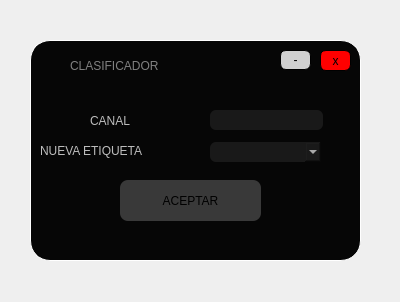
<?xml version="1.0" encoding="UTF-8"?>
<ui version="4.0">
 <class>Form</class>
 <widget class="QWidget" name="Form">
  <property name="geometry">
   <rect>
    <x>0</x>
    <y>0</y>
    <width>400</width>
    <height>302</height>
   </rect>
  </property>
  <property name="windowTitle">
   <string>Form</string>
  </property>
  <widget class="QWidget" name="widget" native="true">
   <property name="geometry">
    <rect>
     <x>30</x>
     <y>40</y>
     <width>331</width>
     <height>221</height>
    </rect>
   </property>
   <property name="styleSheet">
    <string notr="true">QWidget#widget{

background-color: rgb(6, 6, 6);
border-radius:20px;
	gridline-color: rgb(255, 255, 255);
	border-color: rgb(255, 255, 255);
border: 1px solid white;
}</string>
   </property>
   <widget class="QPushButton" name="BAceptar">
    <property name="geometry">
     <rect>
      <x>90</x>
      <y>140</y>
      <width>141</width>
      <height>41</height>
     </rect>
    </property>
    <property name="cursor">
     <cursorShape>PointingHandCursor</cursorShape>
    </property>
    <property name="styleSheet">
     <string notr="true">QPushButton#BAceptar{

background-color: rgb(57, 57, 57);

border-radius:8px;

font: 70 15pt &quot;Rockwell Extra Bold&quot;;
color:black;
}</string>
    </property>
    <property name="text">
     <string>ACEPTAR</string>
    </property>
   </widget>
   <widget class="QLabel" name="label_2">
    <property name="geometry">
     <rect>
      <x>60</x>
      <y>70</y>
      <width>71</width>
      <height>21</height>
     </rect>
    </property>
    <property name="styleSheet">
     <string notr="true">font: 14pt &quot;Lucida Console&quot;;

color: rgb(189, 189, 189);
;
font: 70 12pt &quot;Rockwell Extra Bold&quot;;</string>
    </property>
    <property name="text">
     <string>CANAL</string>
    </property>
   </widget>
   <widget class="QLineEdit" name="lineEdit">
    <property name="geometry">
     <rect>
      <x>180</x>
      <y>70</y>
      <width>113</width>
      <height>20</height>
     </rect>
    </property>
    <property name="styleSheet">
     <string notr="true">background-color: rgb(25, 25, 25);
border-radius:6px;
color: white</string>
    </property>
    <property name="text">
     <string/>
    </property>
   </widget>
   <widget class="QFrame" name="frame_4">
    <property name="geometry">
     <rect>
      <x>10</x>
      <y>10</y>
      <width>311</width>
      <height>31</height>
     </rect>
    </property>
    <property name="styleSheet">
     <string notr="true">QFrame#frame_4{
	background-color: rgb(6, 6, 6);
border-top-left-radius:20px;
border-top-right-radius:20px;



}</string>
    </property>
    <property name="frameShape">
     <enum>QFrame::StyledPanel</enum>
    </property>
    <property name="frameShadow">
     <enum>QFrame::Raised</enum>
    </property>
    <widget class="QPushButton" name="min_3">
     <property name="geometry">
      <rect>
       <x>910</x>
       <y>10</y>
       <width>41</width>
       <height>21</height>
      </rect>
     </property>
     <property name="cursor">
      <cursorShape>PointingHandCursor</cursorShape>
     </property>
     <property name="styleSheet">
      <string notr="true">QPushButton#min_3{
	background-color: rgb(208, 208, 208);
font: 16pt &quot;MS Shell Dlg 2&quot;;
border-radius:6px;
border: 1px solid black;


}</string>
     </property>
     <property name="text">
      <string>-</string>
     </property>
    </widget>
    <widget class="QPushButton" name="cerrar_3">
     <property name="geometry">
      <rect>
       <x>960</x>
       <y>10</y>
       <width>41</width>
       <height>21</height>
      </rect>
     </property>
     <property name="cursor">
      <cursorShape>PointingHandCursor</cursorShape>
     </property>
     <property name="styleSheet">
      <string notr="true">QPushButton#cerrar_3{

background-color: rgb(255, 0, 0);
border-radius:6px;
border: 1px solid black;
font: 11pt &quot;MS Shell Dlg 2&quot;;

}</string>
     </property>
     <property name="text">
      <string>x</string>
     </property>
    </widget>
    <widget class="QLabel" name="label_6">
     <property name="geometry">
      <rect>
       <x>30</x>
       <y>-10</y>
       <width>191</width>
       <height>51</height>
      </rect>
     </property>
     <property name="styleSheet">
      <string notr="true">font: 14pt &quot;Lucida Console&quot;;
color:gray
;
font: 70 10pt &quot;Rockwell Extra Bold&quot;;</string>
     </property>
     <property name="text">
      <string>CLASIFICADOR</string>
     </property>
    </widget>
    <widget class="QLabel" name="label_5">
     <property name="geometry">
      <rect>
       <x>0</x>
       <y>0</y>
       <width>31</width>
       <height>31</height>
      </rect>
     </property>
     <property name="styleSheet">
      <string notr="true">border-image: url(:/Iconos/Icono youtube.png);</string>
     </property>
     <property name="text">
      <string/>
     </property>
    </widget>
    <widget class="QPushButton" name="min_4">
     <property name="geometry">
      <rect>
       <x>240</x>
       <y>0</y>
       <width>31</width>
       <height>20</height>
      </rect>
     </property>
     <property name="cursor">
      <cursorShape>PointingHandCursor</cursorShape>
     </property>
     <property name="styleSheet">
      <string notr="true">QPushButton#min_4{
	background-color: rgb(208, 208, 208);
font: 16pt &quot;MS Shell Dlg 2&quot;;
border-radius:6px;
border: 1px solid black;


}</string>
     </property>
     <property name="text">
      <string>-</string>
     </property>
    </widget>
    <widget class="QPushButton" name="cerrar_4">
     <property name="geometry">
      <rect>
       <x>280</x>
       <y>0</y>
       <width>31</width>
       <height>21</height>
      </rect>
     </property>
     <property name="cursor">
      <cursorShape>PointingHandCursor</cursorShape>
     </property>
     <property name="styleSheet">
      <string notr="true">QPushButton#cerrar_4{

background-color: rgb(255, 0, 0);
border-radius:6px;
border: 1px solid black;
font: 11pt &quot;MS Shell Dlg 2&quot;;

}</string>
     </property>
     <property name="text">
      <string>x</string>
     </property>
    </widget>
   </widget>
   <widget class="QLabel" name="label_3">
    <property name="geometry">
     <rect>
      <x>10</x>
      <y>100</y>
      <width>161</width>
      <height>21</height>
     </rect>
    </property>
    <property name="styleSheet">
     <string notr="true">font: 14pt &quot;Lucida Console&quot;;

color: rgb(189, 189, 189);
;
font: 70 12pt &quot;Rockwell Extra Bold&quot;;</string>
    </property>
    <property name="text">
     <string>NUEVA ETIQUETA</string>
    </property>
   </widget>
   <widget class="QComboBox" name="comboBox">
    <property name="geometry">
     <rect>
      <x>180</x>
      <y>102</y>
      <width>111</width>
      <height>20</height>
     </rect>
    </property>
    <property name="cursor">
     <cursorShape>PointingHandCursor</cursorShape>
    </property>
    <property name="styleSheet">
     <string notr="true">background-color: rgb(25, 25, 25);
border-radius:6px;
color: white</string>
    </property>
   </widget>
  </widget>
 </widget>
 <resources>
  <include location="../Imagenes y video/imagen.qrc"/>
 </resources>
 <connections/>
</ui>
